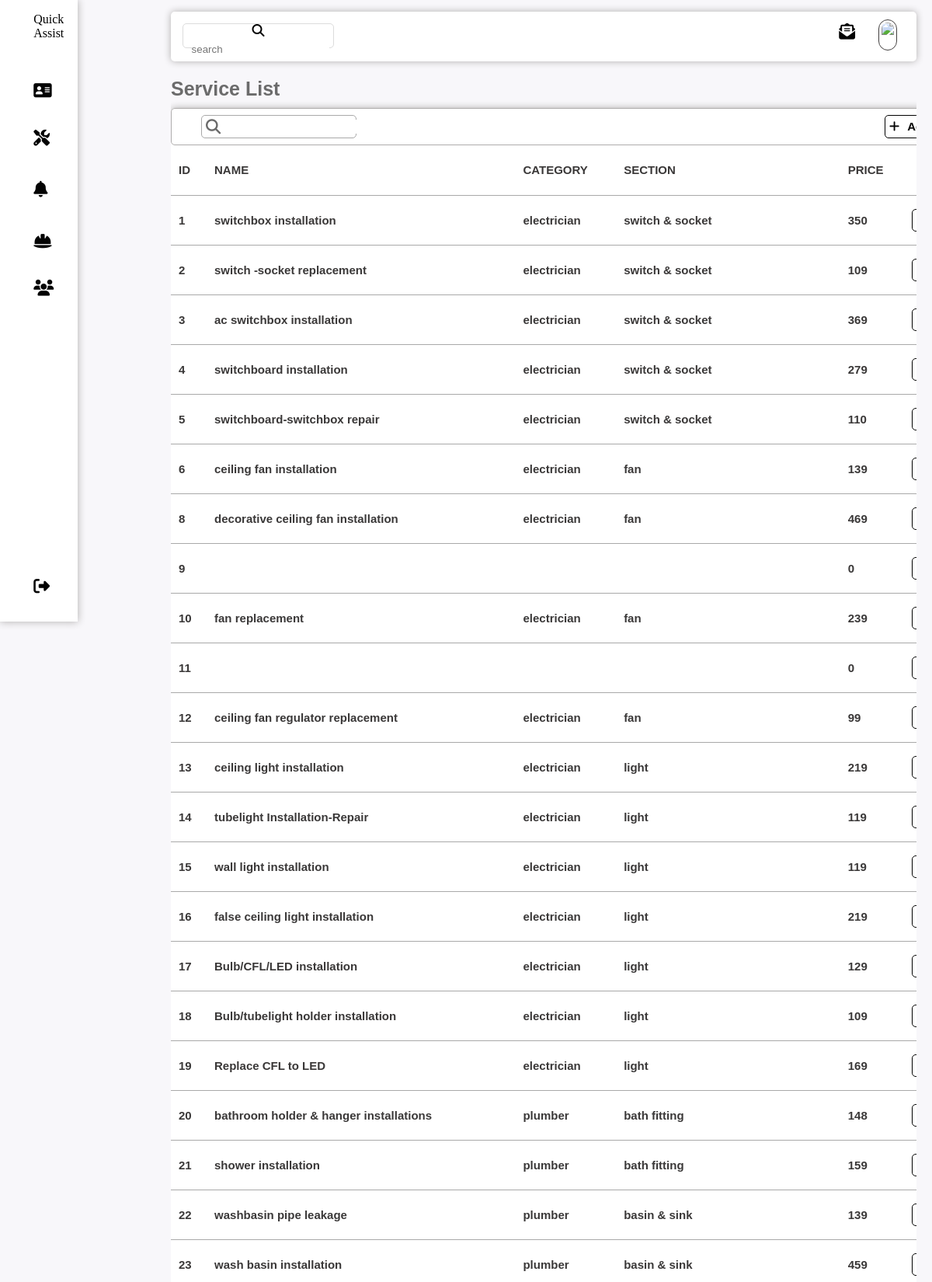
The app's page /service.php (upper part) with its own data.
### tables this page shows
CREATE TABLE `services` (
  `ser_id` int(5) NOT NULL,
  `ser_name` varchar(50) NOT NULL,
  `ser_category` varchar(50) NOT NULL,
  `ser_section` varchar(50) NOT NULL,
  `ser_price` int(5) NOT NULL,
  `ser_img` varchar(255) NOT NULL,
  `ser_time` varchar(50) NOT NULL,
  `ser_des` varchar(500) NOT NULL
);

### service.php (the view, shortened to what this page needs)
<?php require 'head.php'?>
<!DOCTYPE html>
<html lang="en">
    <head>
        <link rel="stylesheet" href="admin.css">
    </head>
    <body>
        <main>
            <h4>Service List<h4>
            <div class="tableview">
                <div class="heading">
                    <div class="tablesearchbox">
                        <i class="fa-solid fa-magnifying-glass"></i>
                        <input type="text" id="search" onkeyup="search()">
                    </div>
                    <a href="serinde.php" alt="operation file"><i class="fa-solid fa-plus"></i>Add Service</a>
                </div>
                <div>
                    <table id="table">
                        <tr>
                            <td>ID</td>
                            <td>NAME</td>
                            <td>CATEGORY</td>
                            <td>SECTION</td>
                            <td>PRICE</td>
                            <td></td>
                        </tr>
                        <?php
                            $sql = "SELECT * FROM services";
                            $result = $conn->query($sql);
                            if($result->num_rows>0){
                                while($row = $result->fetch_assoc())
                                {
                        ?>
                                    <tr>
                                        <td><?php echo $row['ser_id'];?></td>
                                        <td><?php echo $row['ser_name'];?></td>
                                        <td><?php echo $row['ser_category'];?></td>
                                        <td><?php echo $row['ser_section'];?></td>
                                        <td><?php echo $row['ser_price'];?></td>
                                        <td><a href="serup.php?id=<?php echo $row['ser_id'];?>"><i class="fa-regular fa-pen-to-square"></i></a></td>
                                    </tr>
                        <?php
                                }
                            }
                        ?>
                    </table>
                </div>
            </div>
        </main>
    </body>
</html>

### admin.css (style rules this page uses)
* { margin: 0; padding:0; border: none; outline: none; box-sizing: border-box; }
body { display:flex; width: 100%; background-color: #f8f7fa; }
main { margin-top: 100px; margin-left:120px; width: 80%; font-family:sans-serif; font-size: 25px; color: rgb(107, 107, 107); overflow-x: hidden; }
.tableview { width: 1070px; margin: 10px 0px; box-shadow: 0px 0px 10px rgb(175, 173, 173); border-radius: 5px; background-color: white; }
.heading { display: flex; padding: 8px; border: solid 1px rgb(175, 173, 173); border-radius: 5px; }
.heading a i { margin-right:10px; }
.tablesearchbox { display: flex; border: solid 1px darkgray; padding: 5px; border-radius: 5px; height: 30px; margin-left: 30px; width: 200px; }
.tablesearchbox i { font-size:1.2rem; margin-right: 5px; }
table { width: 1060px; border-collapse: collapse; font-size: medium; color: rgb(58, 56, 56); }
table td { padding: 5px 10px; border-bottom: solid 1px darkgray; border-radius: 5px; margin-left: 5px; font-size: 15px; width: fit-content; height: 8vh; }
a { color: #030303; }
.heading a { margin-left: 680px; }
.tableview a { text-decoration: none; color: #030303; border:solid 1px black; border-radius: 5px; background-color: white; font-size: 15px; width: fit-content; height: 30px; padding: 5px; }

### records on screen
services: ser_id "1", ser_name "switchbox installation", ser_category "electrician", ser_section "switch & socket", ser_price "350"
services: ser_id "2", ser_name "switch -socket replacement", ser_category "electrician", ser_section "switch & socket", ser_price "109"
services: ser_id "3", ser_name "ac switchbox installation", ser_category "electrician", ser_section "switch & socket", ser_price "369"
services: ser_id "4", ser_name "switchboard installation", ser_category "electrician", ser_section "switch & socket", ser_price "279"
services: ser_id "5", ser_name "switchboard-switchbox repair", ser_category "electrician", ser_section "switch & socket", ser_price "110"
services: ser_id "6", ser_name "ceiling fan installation", ser_category "electrician", ser_section "fan", ser_price "139"
services: ser_id "8", ser_name "decorative ceiling fan installation", ser_category "electrician", ser_section "fan", ser_price "469"
services: ser_id "9", ser_price "0"
services: ser_id "10", ser_name "fan replacement", ser_category "electrician", ser_section "fan", ser_price "239"
services: ser_id "11", ser_price "0"
services: ser_id "12", ser_name "ceiling fan regulator replacement", ser_category "electrician", ser_section "fan", ser_price "99"
services: ser_id "13", ser_name "ceiling light installation", ser_category "electrician", ser_section "light", ser_price "219"
services: ser_id "14", ser_name "tubelight Installation-Repair", ser_category "electrician", ser_section "light", ser_price "119"
services: ser_id "15", ser_name "wall light installation", ser_category "electrician", ser_section "light", ser_price "119"
services: ser_id "16", ser_name "false ceiling light installation", ser_category "electrician", ser_section "light", ser_price "219"
services: ser_id "17", ser_name "Bulb/CFL/LED installation", ser_category "electrician", ser_section "light", ser_price "129"
services: ser_id "18", ser_name "Bulb/tubelight holder installation", ser_category "electrician", ser_section "light", ser_price "109"
services: ser_id "19", ser_name "Replace CFL to LED", ser_category "electrician", ser_section "light", ser_price "169"
services: ser_id "20", ser_name "bathroom holder & hanger installations", ser_category "plumber", ser_section "bath fitting", ser_price "148"
services: ser_id "21", ser_name "shower installation", ser_category "plumber", ser_section "bath fitting", ser_price "159"
services: ser_id "22", ser_name "washbasin pipe leakage", ser_category "plumber", ser_section "basin & sink", ser_price "139"
services: ser_id "23", ser_name "wash basin installation", ser_category "plumber", ser_section "basin & sink", ser_price "459"
